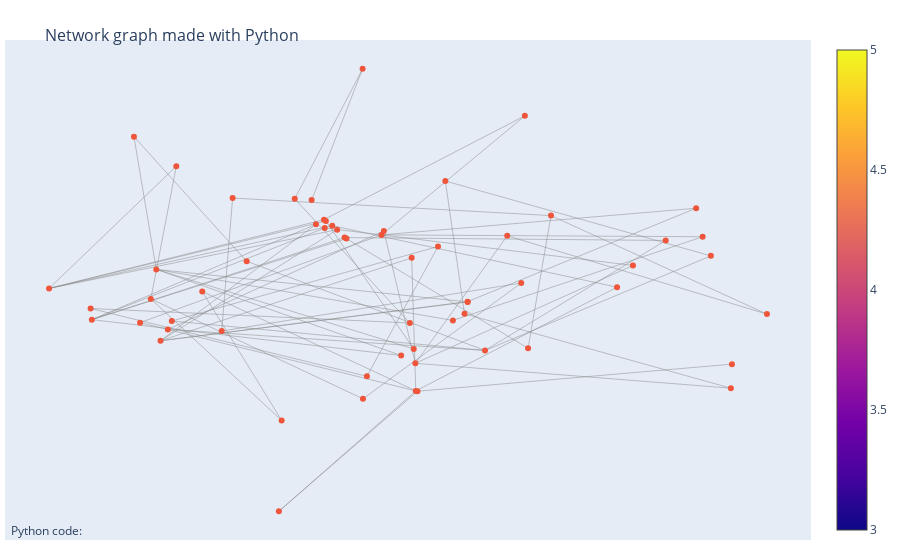

Notebook code cell kept with this figure:
### Code cell
show_graph(G)

### Figure 1 — Plotly figure (JSON) as saved in the notebook; plotly's stock layout.template omitted (floating-point values rounded to 4 significant figures; data arrays with more than 128 entries replaced by an {"elided": "..."} marker saying what was removed)
{"data": [{"hoverinfo": "none", "line": {"color": "#888", "width": 0.5}, "mode": "lines", "type": "scatter", "x": {"elided": "213 float values"}, "y": {"elided": "213 float values"}}, {"hoverinfo": ["x", "y"], "line": {"width": 2}, "marker": {"showscale": true}, "mode": "markers", "type": "scatter", "x": [-0.6125, -0.2299, -0.8665, -0.8856, 1.085, -0.02111, 0.8845, -0.003092, -0.1738, -1.017, 0.6676, -0.833, 0.08367, -0.1077, -0.8161, -0.7537, 0.3411, 0.3312, -0.319, -0.2241, 0.2071, 0.6181, -0.294, -1.15, 0.1434, -0.6729, 0.9757, -0.02675, -0.05383, -0.5784, -1.02, 0.9725, 0.7696, 0.1073, -0.5347, -0.2881, 0.8644, -0.1151, 0.4126, -0.3325, 0.1527, 0.06083, -0.1727, -0.78, -0.01469, -0.009654, -0.3852, 0.9102, -0.2683, -0.4258, -0.2918, -0.4345, -0.1604, 0.3199, -0.8029, -0.7678, 0.2763, 0.1533, -0.253, -0.008367], "y": [-0.4917, 0.2105, -0.4286, 0.9687, -0.3644, 0.05816, 0.2168, -0.944, 1.479, -0.4064, 0.001127, -0.2503, 0.6356, 0.2606, -0.02865, 0.7463, -0.6215, 1.125, 0.3098, 0.203, -0.6377, -0.1624, 0.3452, -0.1717, -0.3624, -0.1946, -0.7406, -0.4314, -0.6755, 0.5074, -0.3222, -0.9211, 0.1888, -0.4119, 0.03253, 0.3353, 0.431, 0.2307, 0.3756, 0.492, -0.271, 0.1432, -1.001, -0.4793, -0.6263, -0.7343, 0.5019, 0.07311, 0.2999, -1.163, 0.2822, -1.846, -0.8318, -0.1311, -0.565, -0.4162, 0.2237, -0.2731, 0.27, -0.9415]}], "layout": {"annotations": [{"showarrow": false, "text": "Python code:", "x": 0.005, "xref": "paper", "y": -0.002, "yref": "paper"}], "hovermode": "closest", "margin": {"b": 20, "l": 5, "r": 5, "t": 40}, "showlegend": false, "title": {"font": {"size": 16}, "text": "<br>Network graph made with Python<br>"}, "xaxis": {"showgrid": false, "showticklabels": false, "zeroline": false}, "yaxis": {"showgrid": false, "showticklabels": false, "zeroline": false}}}
